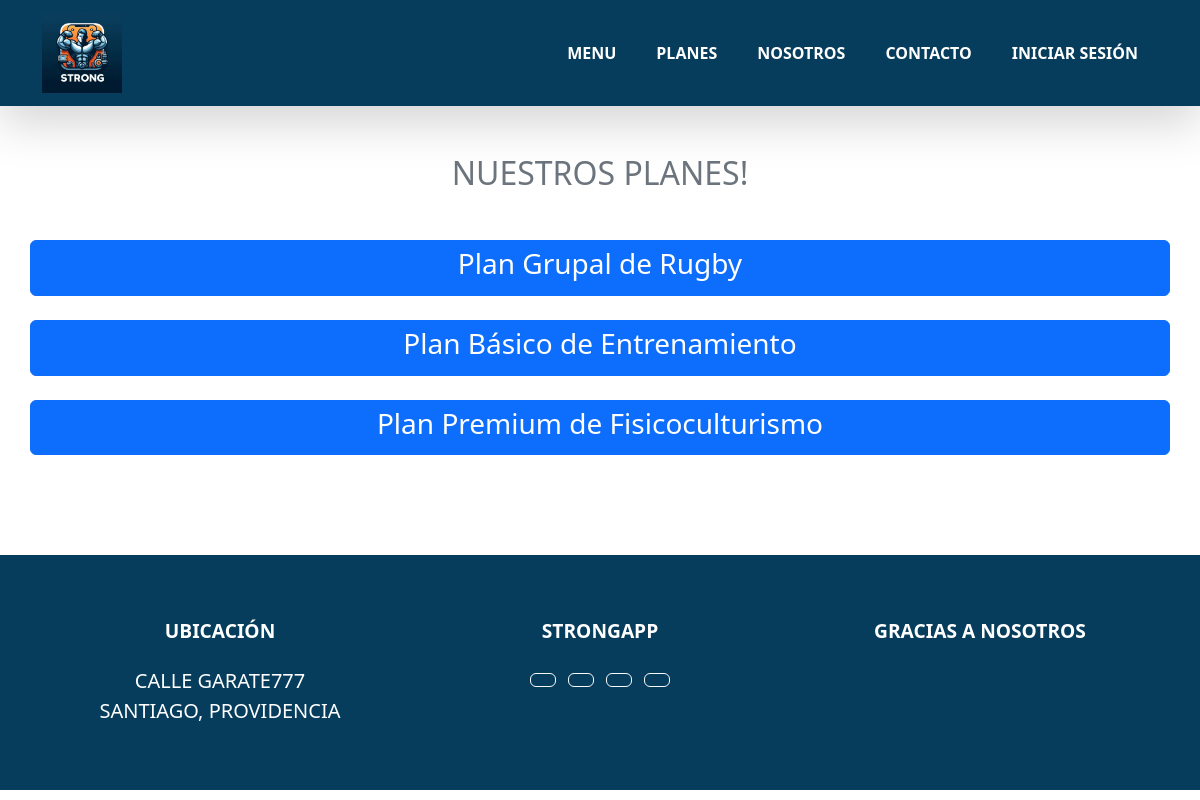
Page /Strongapp/Planes on the committed database.
### Strongapp/models.py (models this page shows)
class Plan(models.Model):
    id_plan = models.AutoField(primary_key=True)
    titulo = models.CharField(max_length=50,null=False,blank=False)
    descripcion = models.TextField(null=False,blank=False)
    descripcion2 = models.TextField(null=False,blank=False)
    precio = models.IntegerField(null=False,blank=False)
    duracion = models.CharField(max_length=50,null=False,blank=False)
    incluye = models.TextField(null=False,blank=False)
    imagen = models.CharField(max_length=100,null=False,blank=False)

### Strongapp/views.py (the view)
# urls.py: path('Planes', views.planes, name='planes'),
def planes(request):
    planes = Plan.objects.all()
    context = {
        'planes' : planes
    }
    return render(request,"pages/planes.html", context)

### Strongapp/templates/pages/planes.html (shortened to what this page needs)
<!DOCTYPE html>
<html lang="en">
<head>
    {% load static %}
    <link rel="stylesheet" href="{% static "css/style.css" %}">
    <link rel="stylesheet" href="{% static 'css/bootstrap.min.css' %}">
</head>
<body>
    {% include "base/header.html" %}
    <main>
        <section class="page-section mt-5 mb-5" >
            <h2 class="page-section-heading text-center text-uppercase text-secondary mb-0">Nuestros planes!</h2>
            <div class="container mt-4">
                <div class="row justify-content-center">
                    {% if planes%}
                    {% for p in planes %}
                    <button type="button" class="btn btn-primary mt-4" data-bs-toggle="modal" data-bs-target="#{{p.id_plan}}">
                        <h3>{{p.titulo}}</h3>
                    </button>
                    {%endfor%}
                    {%endif%}
                </div>
            </div>
        </section>
    </main>
    {% include "base/footer.html" %}
</body>
</html>

### Strongapp/static/css/style.css (style rules this page uses)
body { font-family: 'Arial', sans-serif; }

### rows in the picture
Plan: titulo "Plan Grupal de Rugby"
Plan: titulo "Plan Básico de Entrenamiento"
Plan: titulo "Plan Premium de Fisicoculturismo"
